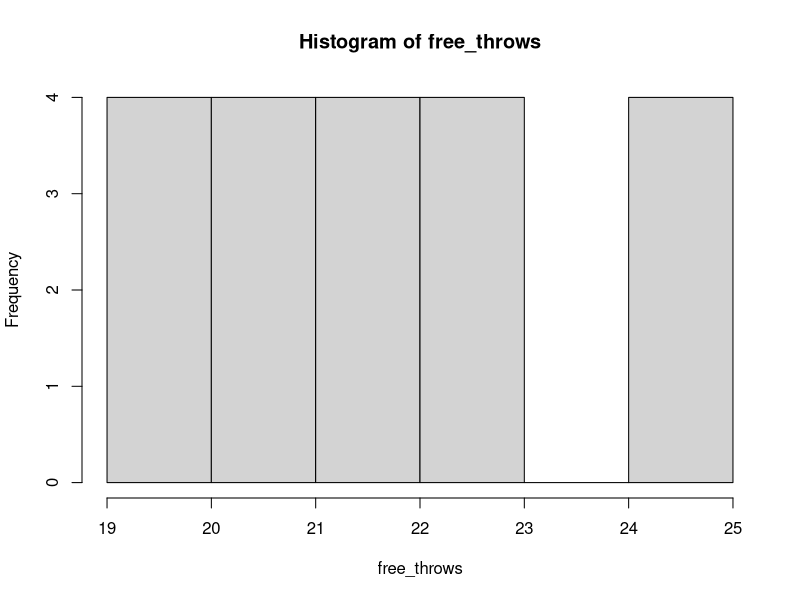

Write R code to recreate this figure.
#' ---
#' title: "HTML Git Testing"
#' author: "jotunnch"
#' date: "March 24, 2019"
#' output: github_document
#' ---

#' Giving this my own stamp.
#+ r
free_throws <- rbinom(n = 20, size = 30, prob = 0.75)
hist(free_throws)

